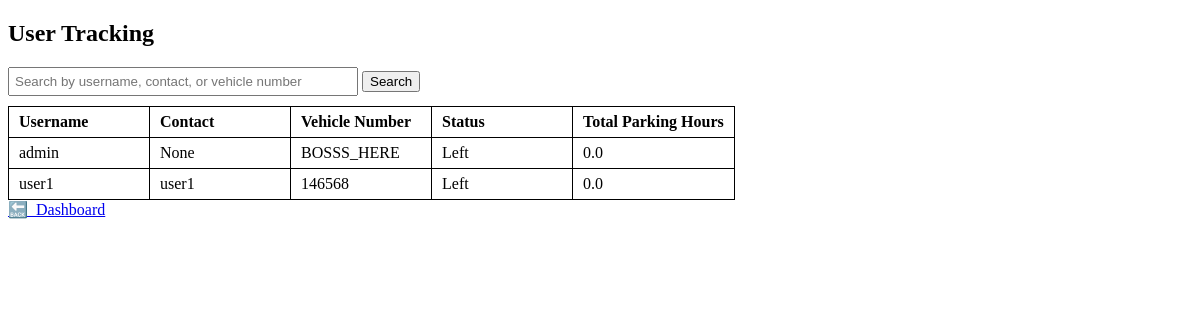
Screenshot of /users (signed in) with the database file from the repository.
### app.py (models this page shows)
class User(db.Model):
    __tablename__ = 'user'
    id = db.Column(db.Integer, primary_key=True, autoincrement=True)
    username = db.Column(db.String(100), unique=True, nullable=False)
    password = db.Column(db.String(100), nullable=False)
    contact = db.Column(db.String(20), nullable=True)
    is_admin = db.Column(db.Boolean, default=False)
    vehicle_number = db.Column(db.String(30), unique=True, nullable=False)

### app.py (the view)
@app.route('/users', methods=['GET'])
def admin_users():
    if not session.get('is_admin'):
        flash("Access Denied", "danger")
        return redirect(url_for('login'))
    search_query = request.args.get('search', '').strip()
    query = User.query
    if search_query:
        search_pattern = f"%{search_query}%"
        query = query.filter(or_(User.username.ilike(search_pattern), User.contact.ilike(search_pattern),User.vehicle_number.ilike(search_pattern),))
    users = query.all()
    user_list = []
    for user in users:
        active_reservation = Reservation.query.filter_by(user_id=user.id, status='active').first()
        status = "Occupied" if active_reservation else "Left"
        completed_reservations = Reservation.query.filter_by(user_id=user.id, status='completed').all()
        total_seconds = 0
        for res in completed_reservations:
            if res.end_time and res.start_time:
                total_seconds += (res.end_time - res.start_time).total_seconds()
        total_hours = round(total_seconds / 3600, 2)
        user_list.append({
            'username': user.username,
            'contact': user.contact,
            'vehicle_number': user.vehicle_number,
            'status': status,
            'total_hours': total_hours
        })
    return render_template('admin_users.html', users=user_list, search=search_query)

### templates/admin_users.html (shortened to what this page needs)
<!DOCTYPE html>
<html>
<head>
</head>
<body>
    <h2>User Tracking</h2>
    <form method="get" action="{{ url_for('admin_users') }}">
        <input type="search" name="search" placeholder="Search by username, contact, or vehicle number" value="{{ search }}">
        <button type="submit">Search</button>
    </form>
    <table>
        <thead>
            <tr>
                <th>Username</th>
                <th>Contact</th>
                <th>Vehicle Number</th>
                <th>Status</th>
                <th>Total Parking Hours</th>
            </tr>
        </thead>
        <tbody>
            {% for user in users %}
            <tr>
                <td>{{ user.username }}</td>
                <td>{{ user.contact }}</td>
                <td>{{ user.vehicle_number }}</td>
                <td>{{ user.status }}</td>
                <td>{{ user.total_hours }}</td>
            </tr>
            {% else %}
            <tr>
                <td colspan="5">No users found.</td>
            </tr>
            {% endfor %}
        </tbody>
    </table>
    <a href="{{ url_for('dashboard') }}">🔙  Dashboard</a>
</body>
</html>

### templates/admin_users.html (style rules this page uses)
input[type="search"] { margin-bottom: 10px; padding: 5px; width: 350px; }
table, th, td { border: 1px solid black; border-collapse: collapse; padding: 6px 10px; text-align: left; }
th, td { min-width: 120px; }

### rows the page displays
User: username "admin", contact "None", vehicle_number "BOSSS_HERE", status "Left", total_hours "0.0"
User: username "user1", contact "user1", vehicle_number "146568", status "Left", total_hours "0.0"
